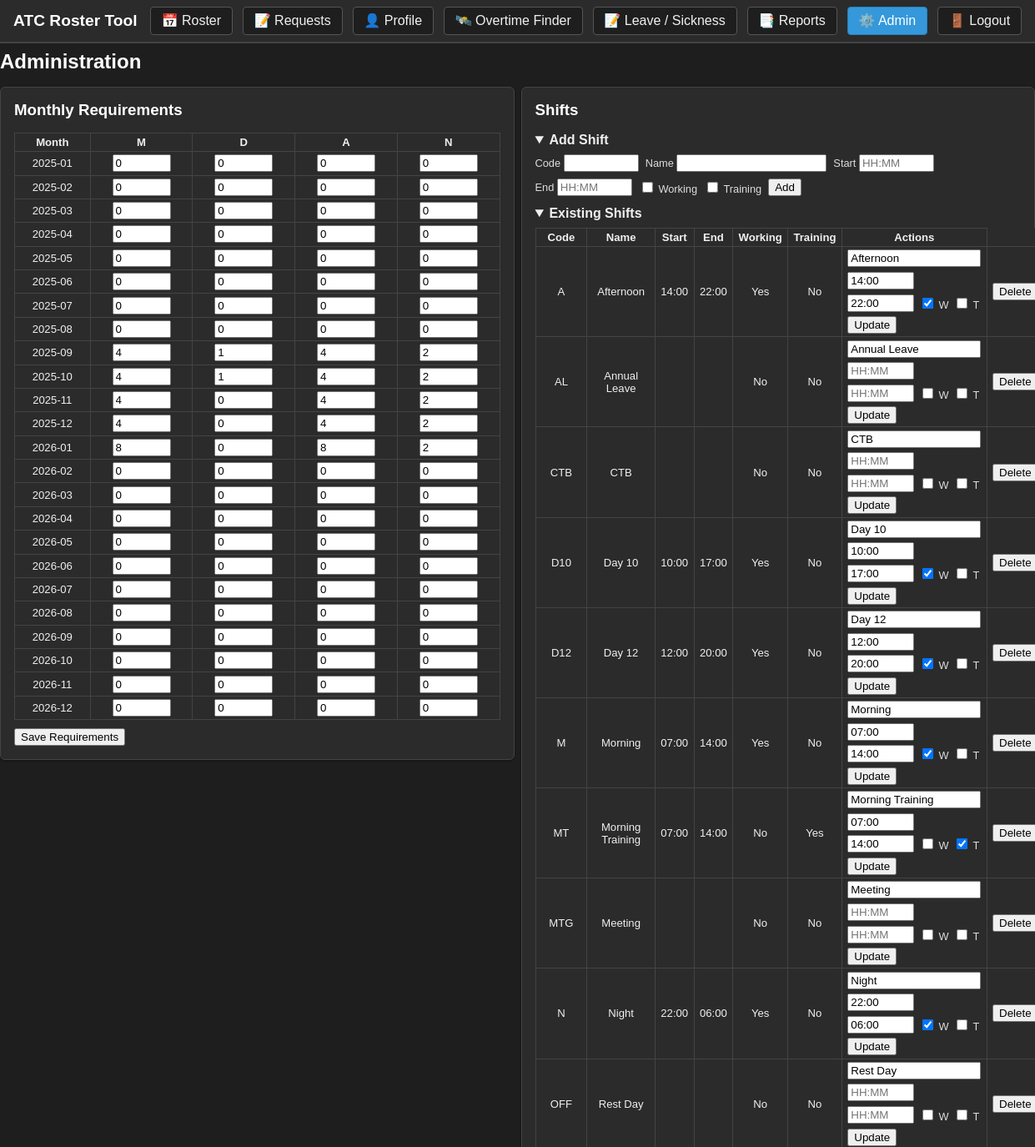
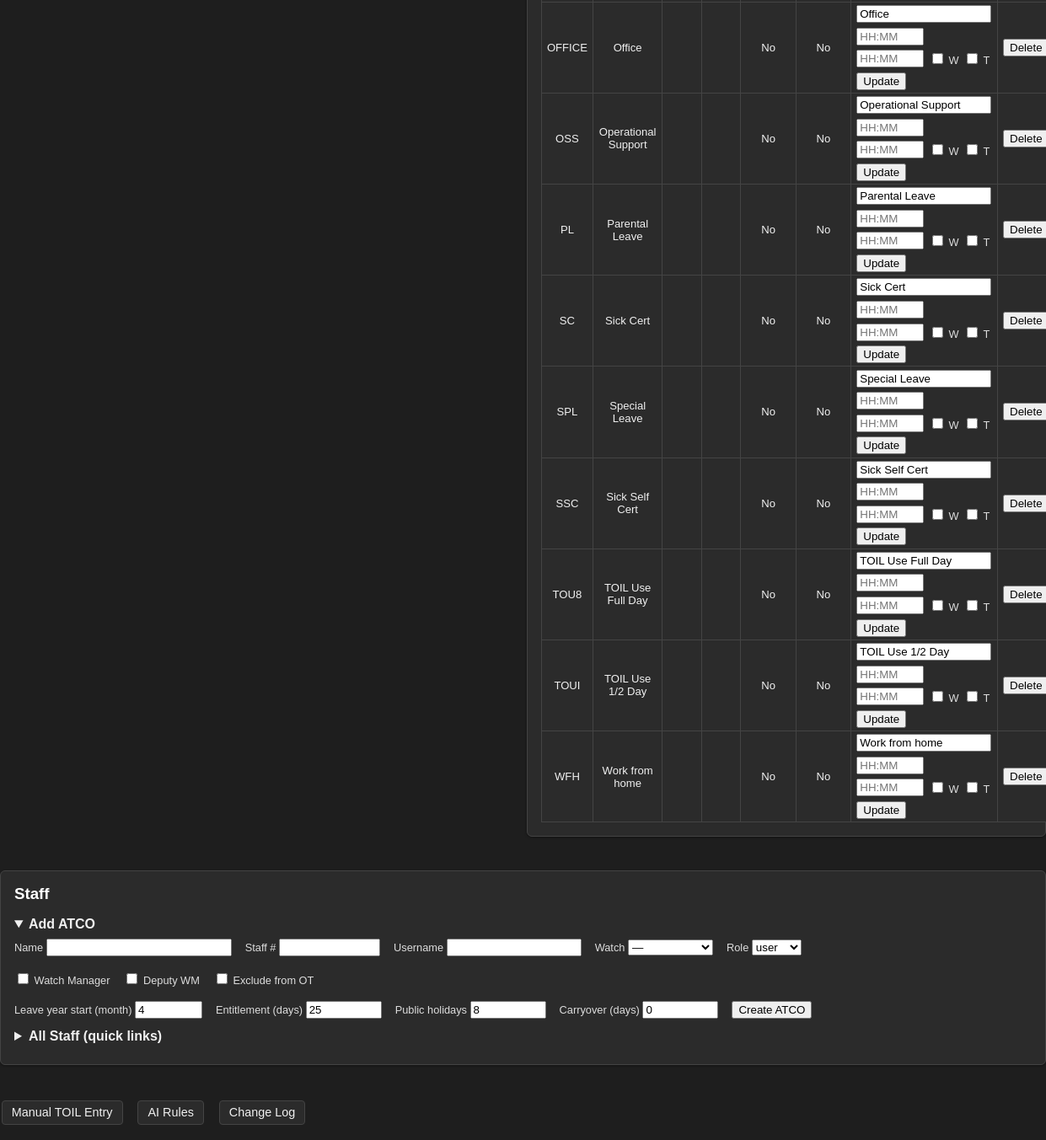
/admin (signed in), run on the app's committed database (2 pictures, top to bottom).
### app.py (models this page shows)
class Requirement(db.Model):
    id = db.Column(db.Integer, primary_key=True)
    year = db.Column(db.Integer, nullable=False)
    month = db.Column(db.Integer, nullable=False)
    req_m = db.Column(db.Integer, default=0)
    req_d = db.Column(db.Integer, default=0)
    req_a = db.Column(db.Integer, default=0)
    req_n = db.Column(db.Integer, default=0)
    __table_args__ = (db.UniqueConstraint(
        "year", "month", name="uniq_year_month"),)

class ShiftType(db.Model):
    id = db.Column(db.Integer, primary_key=True)
    code = db.Column(db.String(10), unique=True, nullable=False)
    name = db.Column(db.String(40), nullable=False, default="")
    start_time = db.Column(db.Time, nullable=True)
    end_time = db.Column(db.Time, nullable=True)
    is_working = db.Column(db.Boolean, default=True)
    is_training = db.Column(db.Boolean, default=False)

### app.py (the view, shortened to what this page needs)
@app.route("/admin", methods=["GET", "POST"])
@login_required
@admin_required
def admin():
    watches = Watch.query.order_by(Watch.order_index).all()
    shifts = ShiftType.query.order_by(ShiftType.code).all()
    staff = (Staff.query
             .outerjoin(Watch, Staff.watch_id == Watch.id)
             .order_by(Watch.order_index, Staff.name).all())
    months = [(y, m) for y in (2025, 2026) for m in range(1, 13)]
    requirements_by_month = {
        (r.year, r.month): r for r in Requirement.query.all()}
    leaves = Leave.query.order_by(Leave.start.desc()).all()
    return render_template("admin.html",
                           shifts=shifts, staff=staff, watches=watches,
                           months=months, requirements_by_month=requirements_by_month,
                           leaves=leaves)

### app.py (called while the page is built)
@login_manager.user_loader
def load_user(user_id):
    return db.session.get(Staff, int(user_id))

def is_editor_user(u) -> bool:
    return getattr(u, "role", "") in ("editor", "admin")

@app.context_processor
def inject_perms():
    au = current_user if getattr(
        current_user, "is_authenticated", False) else None
    return {"is_admin": (bool(au) and is_admin_user(au))}

def is_admin_user(u) -> bool:
    return bool(getattr(u, "is_admin", False) or getattr(u, "role", "") == "admin")

def admin_required(f):
    @wraps(f)
    def wrapper(*args, **kwargs):
        if not current_user.is_authenticated or not is_admin_user(current_user):
            abort(403)
        return f(*args, **kwargs)
    return wrapper

@app.context_processor
def inject_perms():
    au = current_user if getattr(
        current_user, "is_authenticated", False) else None
    return {
        "is_admin":  bool(au) and is_admin_user(au),
        "is_editor": bool(au) and is_editor_user(au),
    }

### templates/admin.html (shortened to what this page needs)
{% extends "base.html" %}
{% block content %}
<h2>Administration</h2>
<div class="row" style="align-items:flex-start; margin-top:1rem;">
  <div class="card" style="flex:1 1 520px; min-width:420px;">
    <h3>Monthly Requirements</h3>
    <form method="post">
      <table class="mini">
        <thead>
          <tr>
            <th>Month</th><th>M</th><th>D</th><th>A</th><th>N</th>
          </tr>
        </thead>
        <tbody>
          {% for y,m in months %}
            {% set r = requirements_by_month.get((y,m)) %}
            <tr>
              <td>
                {{ '%04d-%02d'|format(y,m) }}
              </td>
              <td><input type="number" name="req_m" value="{{ r.req_m if r else 0 }}" style="width:70px"></td>
              <td><input type="number" name="req_d" value="{{ r.req_d if r else 0 }}" style="width:70px"></td>
              <td><input type="number" name="req_a" value="{{ r.req_a if r else 0 }}" style="width:70px"></td>
              <td><input type="number" name="req_n" value="{{ r.req_n if r else 0 }}" style="width:70px"></td>
            </tr>
          {% endfor %}
        </tbody>
      </table>
      <div style="margin-top:.6rem;">
        <button class="btn" type="submit">Save Requirements</button>
      </div>
    </form>
  </div>
  <div class="card" style="flex:1 1 520px; min-width:420px;">
    <h3>Shifts</h3>
    <details open>
      <summary style="cursor:pointer; font-weight:700; margin-bottom:.5rem;">Add Shift</summary>
      <form method="post" class="row">
        <label>Code <input name="code" required style="width:90px;"></label>
        <label>Name <input name="name" style="width:180px;"></label>
        <label>Start <input name="start" placeholder="HH:MM" style="width:90px;"></label>
        <label>End <input name="end" placeholder="HH:MM" style="width:90px;"></label>
        <label><input type="checkbox" name="is_working"> Working</label>
        <label><input type="checkbox" name="is_training"> Training</label>
        <button class="btn" type="submit">Add</button>
      </form>
    </details>
    <details open>
      <summary style="cursor:pointer; font-weight:700; margin:.75rem 0 .5rem;">Existing Shifts</summary>
      <table class="mini">
        <thead>
          <tr>
            <th>Code</th><th>Name</th><th>Start</th><th>End</th><th>Working</th><th>Training</th><th>Actions</th>
          </tr>
        </thead>
        <tbody>
          {% for sh in shifts %}
            <tr>
              <td>{{ sh.code }}</td>
              <td>{{ sh.name }}</td><td>{{ sh.start_time and sh.start_time.strftime("%H:%M") or "" }}</td><td>{{ sh.end_time and sh.end_time.strftime("%H:%M") or "" }}</td><td>{{ "Yes" if sh.is_working else "No" }}</td><td>{{ "Yes" if sh.is_training else "No" }}</td><td>
                <form method="post" style="display:flex; gap:.35rem; flex-wrap:wrap; align-items:center;">
                  <input name="name" value="{{ sh.name }}" style="width:160px;">
                  <input name="start" value="{{ sh.start_time.strftime('%H:%M') if sh.start_time else '' }}" placeholder="HH:MM" style="width:80px;">
                  <input name="end" value="{{ sh.end_time.strftime('%H:%M') if sh.end_time else '' }}" placeholder="HH:MM" style="width:80px;">
                  <label style="white-space:nowrap;"><input type="checkbox" name="is_working" {% if sh.is_working %}checked{% endif %}> W</label>
                  <label style="white-space:nowrap;"><input type="checkbox" name="is_training" {% if sh.is_training %}checked{% endif %}> T</label>
                  <button class="btn" type="submit">Update</button>
                </form>
              </td>
              <td style="text-align:right;">
                <form method="post" onsubmit="return confirm('Delete shift {{ sh.code }}?');" style="display:inline;">
                  <button class="btn" type="submit">Delete</button>
                </form>
              </td>
            </tr>
          {% endfor %}
        </tbody>
      </table>
    </details>
  </div>
</div>
<div class="row" style="align-items:flex-start; margin-top:1rem;">
  <div class="card" style="flex:1 1 520px; min-width:420px;">
    <h3>Staff</h3>
    <details open>
      <summary style="cursor:pointer; font-weight:700; margin-bottom:.5rem;">Add ATCO</summary>
      <form method="post" class="row" style="gap:.5rem 1rem;">
        <label>Name <input name="name" required style="width:220px;"></label>
        <label>Staff # <input name="staff_no" required style="width:120px;"></label>
        <label>Username <input name="username" required style="width:160px;"></label>
        <label>Watch
          <select name="watch_id" required>
            <option value="">—</option>
          </select>
        </label>
        <label>Role
          <select name="role">
            <option value="user">user</option>
          </select>
        </label>
        <div style="flex-basis:100%; height:1px;"></div>
        <label><input type="checkbox" name="is_wm"> Watch Manager</label>
        <label><input type="checkbox" name="is_dwm"> Deputy WM</label>
        <label><input type="checkbox" name="exclude_from_ot"> Exclude from OT</label>
        <div style="flex-basis:100%; height:1px;"></div>
        <label>Leave year start (month)
          <input type="number" name="leave_year_start_month" min="1" max="12" value="4" style="width:80px;">
        </label>
        <label>Entitlement (days) <input type="number" name="leave_entitlement_days" value="25" style="width:90px;"></label>
        <label>Public holidays <input type="number" name="leave_public_holidays" value="8" style="width:90px;"></label>
        <label>Carryover (days) <input type="number" name="leave_carryover_days" value="0" style="width:90px;"></label>
        <button class="btn" type="submit">Create ATCO</button>
      </form>
    </details>
    <details>
      <summary style="cursor:pointer; font-weight:700; margin:.75rem 0 .5rem;">All Staff (quick links)</summary>
    </details>
  </div>
</div>
<div class="row" style="margin:1rem 0;">
  <a class="btn" href="{{ url_for('admin_toil_new') }}">Manual TOIL Entry</a>
  <a class="btn" href="{{ url_for('ai_rules') }}" style="margin-left:.5rem;">AI Rules</a>
  <a class="btn" href="{{ url_for('change_log') }}" style="margin-left:.5rem;">Change Log</a>
</div>
{% endblock %}

### templates/base.html (shortened to what this page needs)
<!doctype html>
<html lang="en">
<head>
  <link rel="stylesheet" href="{{ url_for('static', filename='styles.css') }}">
</head>
<body>
  <header class="site-header">
    <div class="nav-container">
      <h1 class="logo">ATC Roster Tool</h1>
      <nav class="main-nav">
        {% if current_user.is_authenticated %}
          <a href="{{ url_for('index') }}" class="nav-link {% if request.endpoint == 'roster_month' %}active{% endif %}">📅 Roster</a>
          <a href="{{ url_for('requests_page') }}" class="nav-link">📝 Requests</a>
          <a href="{{ url_for('staff_profile', sid=current_user.id) }}" class="nav-link {% if request.endpoint == 'staff_profile' %}active{% endif %}">👤 Profile</a>
        {% if is_admin or is_editor %}
          <a href="{{ url_for('overtime') }}" class="nav-link {% if request.endpoint == 'overtime' %}active{% endif %}">🛰️ Overtime Finder</a>
          <a href="{{ url_for('leave') }}" class="nav-link {% if request.endpoint == 'leave' %}active{% endif %}">📝 Leave / Sickness</a>
          <a href="{{ url_for('reports_index') }}" class="nav-link {% if request.endpoint in ('reports_index','report_leave','report_fatigue') %}active{% endif %}">📑 Reports</a>
        {% endif %}
        {% if is_admin %}
          <a href="{{ url_for('admin') }}" class="nav-link {% if request.endpoint == 'admin' %}active{% endif %}">⚙️ Admin</a>
        {% endif %}
          <a href="{{ url_for('logout') }}" class="nav-link">🚪 Logout</a>
        {% else %}
          <a href="{{ url_for('login') }}" class="nav-link {% if request.endpoint == 'login' %}active{% endif %}">🔐 Login</a>
        {% endif %}
      </nav>
    </div>
  </header>
  <main class="page-content">
    {% block content %}{% endblock %}
  </main>
</body>
</html>

### static/styles.css (style rules this page uses)
:root { --bg:#1e1e1e; --card:#2b2b2b; --line:#444; --text:#f0f0f0; --head:#333; --head2:#444; --green:#27ae60; --purple:#8e44ad; --orange:#e67e22; --yellow:#f1c40f; --red:#e74c3c; --blue:#3498db; --ui-scale: 1; }
* { box-sizing:border-box }
body { font-family: Arial, Helvetica, sans-serif; margin:0; padding:0; background:var(--bg); color:var(--text); }
h1,h2,h3 { margin:.5rem 0 1rem; color:#fff }
a { color:#66b2ff; text-decoration:none }
a.btn { display:inline-block; padding:.35rem .7rem; margin:.1rem; border-radius:4px; border:1px solid var(--line); background:var(--card); color:var(--text); font-size:.9rem; }
.site-header { background:#2b2b2b; border-bottom:2px solid #444; padding:0.5rem 1rem; position:sticky; top:0; z-index:1000; }
.nav-container { display:flex; align-items:center; justify-content:space-between; }
.logo { font-size:1.2rem; font-weight:bold; color:#fff; margin:0; }
.main-nav { display:flex; gap:0.75rem; }
.nav-link { padding:0.4rem 0.8rem; border-radius:4px; background:#1e1e1e; color:#f0f0f0; font-weight:500; border:1px solid #555; transition:background .2s,color .2s; }
.nav-link.active { background:#3498db; color:#fff; border-color:#2980b9; }
table { border-collapse:collapse; width:100%; margin-bottom:0; font-size:.82rem; background:var(--card); color:var(--text); }
th,td { border:1px solid var(--line); text-align:center; padding:.15rem }
.card { background:var(--card); border:1px solid var(--line); border-radius:6px; padding:1rem; margin-bottom:1.5rem; box-shadow:0 1px 3px rgba(0,0,0,.4); }
.card h3 { margin-top:0; color:#fff }
.row { display:flex; flex-wrap:wrap; gap:.5rem; align-items:center }
.row label { font-size:.8rem; color:#ddd }
.mini th,.mini td { padding:.2rem .4rem }
th, td { font-size: calc(.82rem * var(--ui-scale)); }

### templates/base.html (style rules this page uses)
* { -webkit-print-color-adjust: exact; print-color-adjust: exact; }

### data on the page
Requirement: req_m "0", req_d "0", req_a "0", req_n "0"
Requirement: req_m "0", req_d "0", req_a "0", req_n "0"
Requirement: req_m "0", req_d "0", req_a "0", req_n "0"
Requirement: req_m "0", req_d "0", req_a "0", req_n "0"
Requirement: req_m "0", req_d "0", req_a "0", req_n "0"
Requirement: req_m "0", req_d "0", req_a "0", req_n "0"
Requirement: req_m "0", req_d "0", req_a "0", req_n "0"
Requirement: req_m "0", req_d "0", req_a "0", req_n "0"
Requirement: req_m "4", req_d "1", req_a "4", req_n "2"
Requirement: req_m "4", req_d "1", req_a "4", req_n "2"
Requirement: req_m "4", req_d "0", req_a "4", req_n "2"
Requirement: req_m "4", req_d "0", req_a "4", req_n "2"
Requirement: req_m "8", req_d "0", req_a "8", req_n "2"
Requirement: req_m "0", req_d "0", req_a "0", req_n "0"
Requirement: req_m "0", req_d "0", req_a "0", req_n "0"
Requirement: req_m "0", req_d "0", req_a "0", req_n "0"
Requirement: req_m "0", req_d "0", req_a "0", req_n "0"
Requirement: req_m "0", req_d "0", req_a "0", req_n "0"
Requirement: req_m "0", req_d "0", req_a "0", req_n "0"
Requirement: req_m "0", req_d "0", req_a "0", req_n "0"
Requirement: req_m "0", req_d "0", req_a "0", req_n "0"
Requirement: req_m "0", req_d "0", req_a "0", req_n "0"
Requirement: req_m "0", req_d "0", req_a "0", req_n "0"
Requirement: req_m "0", req_d "0", req_a "0", req_n "0"
ShiftType: code "A", name "Afternoon", start_time "14:00", end_time "22:00", is_working "Yes", is_training "No", start "14:00", end "22:00", is_working "☑"
ShiftType: code "AL", name "Annual Leave", is_working "No", is_training "No"
ShiftType: code "CTB", name "CTB", is_working "No", is_training "No"
ShiftType: code "D10", name "Day 10", start_time "10:00", end_time "17:00", is_working "Yes", is_training "No", start "10:00", end "17:00", is_working "☑"
ShiftType: code "D12", name "Day 12", start_time "12:00", end_time "20:00", is_working "Yes", is_training "No", start "12:00", end "20:00", is_working "☑"
ShiftType: code "M", name "Morning", start_time "07:00", end_time "14:00", is_working "Yes", is_training "No", start "07:00", end "14:00", is_working "☑"
ShiftType: code "MT", name "Morning Training", start_time "07:00", end_time "14:00", is_working "No", is_training "Yes", start "07:00", end "14:00", is_training "☑"
ShiftType: code "MTG", name "Meeting", is_working "No", is_training "No"
ShiftType: code "N", name "Night", start_time "22:00", end_time "06:00", is_working "Yes", is_training "No", start "22:00", end "06:00", is_working "☑"
ShiftType: code "OFF", name "Rest Day", is_working "No", is_training "No"
ShiftType: code "OFFICE", name "Office", is_working "No", is_training "No"
ShiftType: code "OSS", name "Operational Support", is_working "No", is_training "No"
ShiftType: code "PL", name "Parental Leave", is_working "No", is_training "No"
ShiftType: code "SC", name "Sick Cert", is_working "No", is_training "No"
ShiftType: code "SPL", name "Special Leave", is_working "No", is_training "No"
ShiftType: code "SSC", name "Sick Self Cert", is_working "No", is_training "No"
ShiftType: code "TOU8", name "TOIL Use Full Day", is_working "No", is_training "No"
ShiftType: code "TOUI", name "TOIL Use 1/2 Day", is_working "No", is_training "No"
ShiftType: code "WFH", name "Work from home", is_working "No", is_training "No"

### other printed values
{{ '%04d-%02d'|format(y,m) }} "2025-01" "2025-02" "2025-03" "2025-04" "2025-05" "2025-06" "2025-07" "2025-08" "2025-09" "2025-10" "2025-11" "2025-12" "2026-01" "2026-02" "2026-03" "2026-04" "2026-05" "2026-06" "2026-07" "2026-08" "2026-09" "2026-10" "2026-11" "2026-12"
